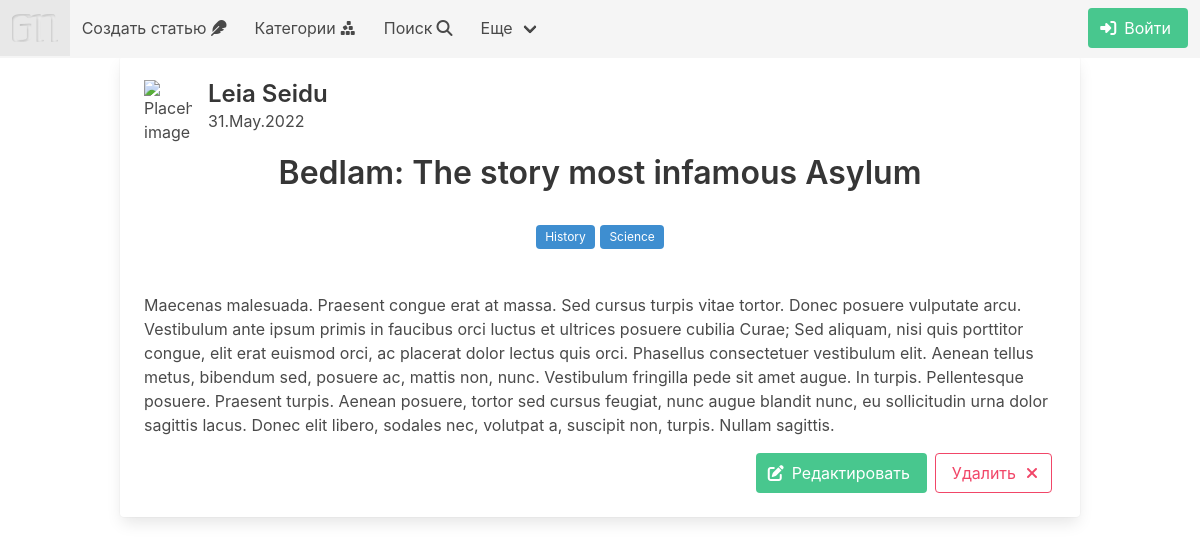
The page /news/2 on the database its author committed.
### news/models.py (models this page shows, shortened)
class Post(models.Model):
    author = models.ForeignKey(Author, on_delete=models.CASCADE)
    post_type = models.CharField(max_length=3, choices=[('ART', 'Article'), ('NEW', 'News')], default='A')
    creation_date = models.DateTimeField(auto_now_add=True)
    categories = models.ManyToManyField(Category, through='PostCategory')
    post_title = models.CharField(max_length=255)
    post_text = models.TextField()
    post_rating = models.IntegerField(default=0)

class Author(models.Model):
    user = models.OneToOneField(User, on_delete=models.CASCADE)
    user_rating = models.IntegerField(default=0)
    def __str__(self):
        return f'{self.user}'

class Category(models.Model):
    category_name = models.CharField(max_length=256, unique=True)
    subscribers = models.ManyToManyField(User, through='UserCategory')
    def __str__(self):
        return f'{self.category_name}'

### news/views.py (the view)
# urls.py: path('<int:pk>', PostDetail.as_view(), name='post_detail'),
class PostDetail(DetailView):
    model = Post
    template_name = 'news/post_detail.html'
    context_object_name = 'post_detail'

### news/templatetags/custom_filters.py (called while the page is built)
@register.filter(name='censor')
def censor(value):
   bad_words = ['профурсетка', 'проходимец', 'охальница', 'сволочь', 'негодяй', 'подлец']
   text = set(value.split())
   for word in text:
      for bad_word in bad_words:
         if word == bad_word:
               return value.replace(word, '*' * len(word))
   return value # Возвращаемое функцией значение подставится в шаблон.

### templates/news/post_detail.html (shortened to what this page needs)
{% extends 'flatpages/default.html' %}
{% load custom_filters %}
{% block content %}
<div class="card">
    <div class="card-content">
        <div class="media">
            <div class="media-left">
                <figure class="image is-48x48">
                <img src="https://bulma.io/images/placeholders/96x96.png" alt="Placeholder image">
                </figure>
            </div>
        <div class="media-content">
            <p class="title is-4">{{ post_detail.author }}</p>
            <p class="subtitle is-6">{{ post_detail.creation_date | date:'d.M.Y' }}</p>
        </div>
    </div>
    <div class="content">
        <p class="title is-3 is-spaced has-text-centered">
            {{ post_detail.post_title | censor }}
        </p>
        <p class="subtitle is-5 has-text-centered has-text-grey-dark">
            {%for category in post_detail.categories.all%}
            <span class="tag is-info">{{category}}</span>
            {% endfor %}
        </p>
        <br>
        <p>
            {{ post_detail.post_text | censor }}
        </p>
        {% if request.user.username != post_detail.author.username %}
        <div class="buttons is-right">
            <button class="button is-success">
                <span class="icon">
                    <i class="fa-solid fa-pen-to-square"></i>
                </span>
                <span>
                    <a href="{% url 'post_update' post_detail.id %}">
                        <p class="has-text-white">
                        Редактировать
                        </p>
                    </a>
                </span>
            </button>
            <button class="button is-danger is-outlined is-right">
                <a href="{% url 'post_delete' post_detail.id %}">
                    <p class="has-text-danger">
                        Удалить
                    </p>
                </a>
                <span class="icon">
                    <i class="fas fa-times"></i>
                </span>
            </button>
        </div>
        {% endif %}
    </div>
    </div>
</div>
{% endblock content %}

### rows shown on the page
Post: author "Leia Seidu", creation_date "31.May.2022", post_title|censor "Bedlam: The story most infamous Asylum", post_text|censor "Maecenas malesuada. Praesent congue erat at massa. Sed cursus turpis vitae tortor. Donec posuere vulputate arcu. Vestibulum ante ipsum primis in faucibus orci luctus et ultrices posuere cubilia Curae; Sed aliquam, nisi quis porttitor congue, elit erat euismod orci, ac placerat dolor lectus quis orci. Phasellus consectetuer vestibulum elit. Aenean tellus metus, bibendum sed, posuere ac, mattis non, nunc. Vestibulum fringilla pede sit amet augue. In turpis. Pellentesque posuere. Praesent turpis. Aenean posuere, tortor sed cursus feugiat, nunc augue blandit nunc, eu sollicitudin urna dolor sagittis lacus. Donec elit libero, sodales nec, volutpat a, suscipit non, turpis. Nullam sagittis."
Category: category_name "History"
Category: category_name "Science"
